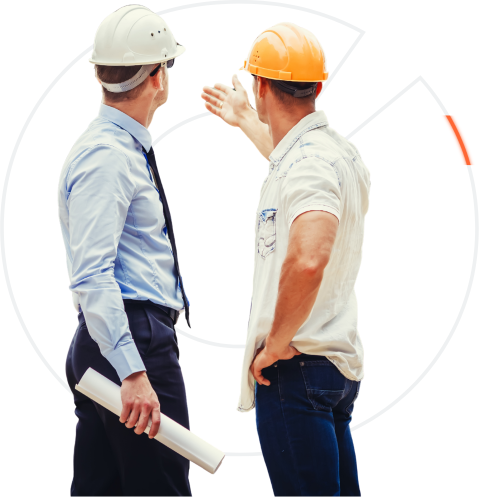
#> input picture video/digicraft-lancement/assets/img/photo_chantier.png, 958 x 994 px, given in place of skyline_dusk.jpg, which was not available (shown at 1/2 size)
$ python make50.py .. ../photo_femmes_ordi.png
#> lines starting #> are read from the running program, lines starting #| are printed output that depends on the picture; pictures that were not available may be replaced by others from this repository, and a replacement may not be noted
"""Fonds V7 : photos très floutées, adoucies et éclairées (esprit Base44), halo de marque et studio sombre."""
import sys
import numpy as np
from PIL import Image, ImageEnhance, ImageFilter
R, O = sys.argv[1], sys.argv[2]
W, H = 2304, 1296
yy, xx = np.mgrid[0:H, 0:W].astype(np.float32)


def cover(im, fy=0.5):
#> called with fy = 0.55
    r = max(W / im.width, H / im.height); im = im.resize((round(im.width * r), round(im.height * r)), Image.LANCZOS)
#> after `r = max(W / im.width, H / im.height)`: r = 2.41
    x = (im.width - W) // 2; y = int((im.height - H) * fy); return im.crop((x, y, x + W, y + H))
#> after `x = (im.width - W) // 2`: x = 0
#> after `y = int((im.height - H) * fy)`: y = 602


def blur(im, rad):
    # Flou large calculé en basse définition puis lissé : rendu crémeux sans artefacts.
#> called with rad = 60
    k = 4
    return im.resize((W // k, H // k), Image.LANCZOS).filter(ImageFilter.GaussianBlur(rad / k)).resize((W, H), Image.BICUBIC).filter(ImageFilter.GaussianBlur(3))


def radial(cx, cy, rx, ry):
    return np.clip(1 - np.sqrt(((xx - cx) / rx) ** 2 + ((yy - cy) / ry) ** 2), 0, 1) ** 2


def screen(a, col, m):
    c = np.array(col, np.float32)[None, None, :] / 255
    return 1 - (1 - a) * (1 - c * m[..., None])


def soft(name, fy=0.5, rad=60, lift=0.10, glow=(255, 255, 255), gm=0.35, sat=0.95, gy=0.45):
    im = cover(Image.open(f'{R}/{name}.jpg').convert('RGB'), fy)
    im = ImageEnhance.Color(blur(im, rad)).enhance(sat)
#> im: PIL image 2304x1296 RGB
    a = np.asarray(im, np.float32) / 255
    a = lift + a * (1 - lift)                                  # noirs relevés : fond moins présent
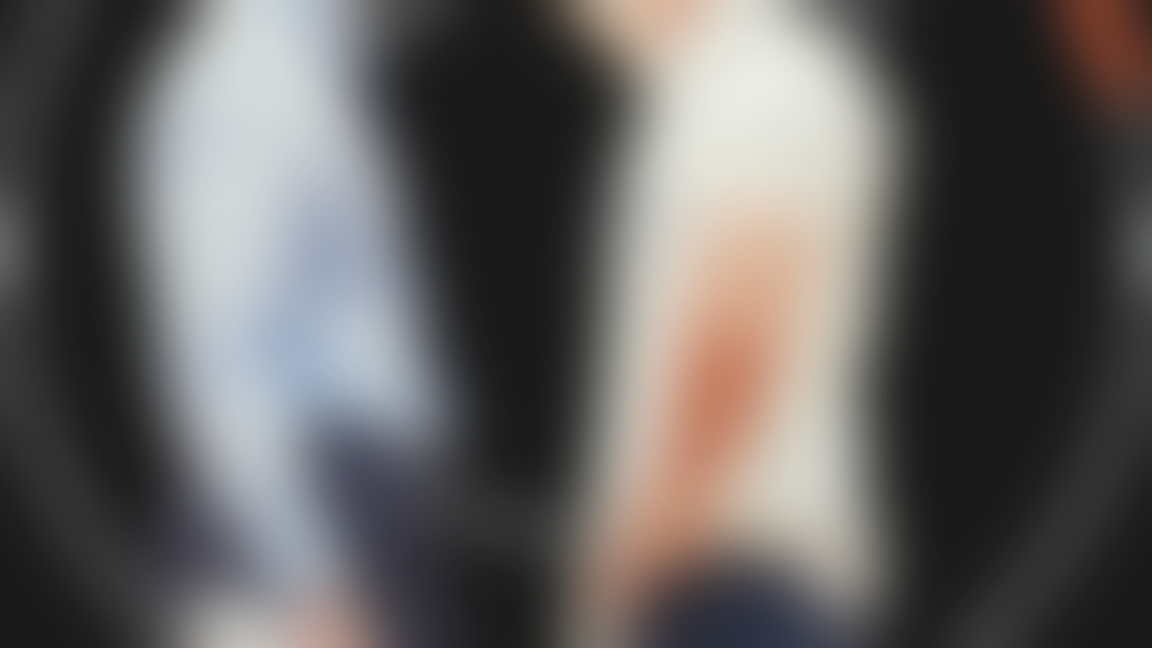
#> a: shape (1296, 2304, 3) float32 (shown at 1/2 size); mean R, G, B 0.393, 0.383, 0.378
    a = screen(a, glow, gm * radial(W / 2, H * gy, W * 0.62, H * 0.75))   # lumière douce derrière l'interface
    return Image.fromarray((np.clip(a, 0, 1) * 255).astype(np.uint8))
#> returned value: PIL image 2304x1296 RGB


def dither(a):
    rng = np.random.default_rng(7)
    return Image.fromarray(np.clip(a * 255 + rng.uniform(-0.6, 0.6, a.shape), 0, 255).astype(np.uint8))


def lerpc(stops, t):
    t = np.clip(t, 0, 1); out = np.zeros(t.shape + (3,), np.float32)
    for (t0, c0), (t1, c1) in zip(stops, stops[1:]):
        m = (t >= t0) & (t <= t1); u = ((t - t0) / (t1 - t0))[m][:, None]
        out[m] = np.array(c0) * (1 - u) + np.array(c1) * u
    return out / 255


def horizon():
    """Halo de marque façon « Just by thinking » : ciel marine et soleil bleu violet qui monte, sans bande dure."""
    a = lerpc([(0, (5, 14, 40)), (0.5, (20, 32, 96)), (1, (44, 50, 150))], yy / H)
    a = screen(a, (118, 96, 255), 0.85 * radial(W / 2, H * 0.95, W * 0.8, H * 0.78))
    a = screen(a, (110, 185, 255), 0.75 * radial(W / 2, H * 0.95, W * 0.48, H * 0.42))
    a = screen(a, (255, 255, 255), 0.92 * radial(W / 2, H * 0.96, W * 0.24, H * 0.2))
    im = Image.fromarray((np.clip(a, 0, 1) * 255).astype(np.uint8)).filter(ImageFilter.GaussianBlur(12))
    return dither(np.asarray(im, np.float32) / 255)


def studio():
    """Studio sombre façon keynote : marine profond, douche de lumière en haut, reflet au sol."""
    a = lerpc([(0, (8, 22, 48)), (0.55, (4, 12, 28)), (1, (2, 6, 16))], yy / H)
    a = screen(a, (70, 140, 210), 0.55 * radial(W / 2, -H * 0.05, W * 0.55, H * 0.85))
    a = screen(a, (110, 100, 240), 0.25 * radial(W * 0.5, H * 0.95, W * 0.5, H * 0.25))
    return dither(a)


if __name__ == '__main__':
    soft('skyline_dusk', 0.55, glow=(235, 242, 255), gm=0.4).save(f'{O}/soft_skyline.jpg', quality=92)
    soft('city_dusk', 0.5, lift=0.12, glow=(255, 236, 228), gm=0.42).save(f'{O}/soft_citydusk.jpg', quality=92)
#> call 2 of soft, with name = 'city_dusk', fy = 0.5, rad = 60, lift = 0.12, glow = (255, 236, 228), gm = 0.42, sat = 0.95, gy = 0.45
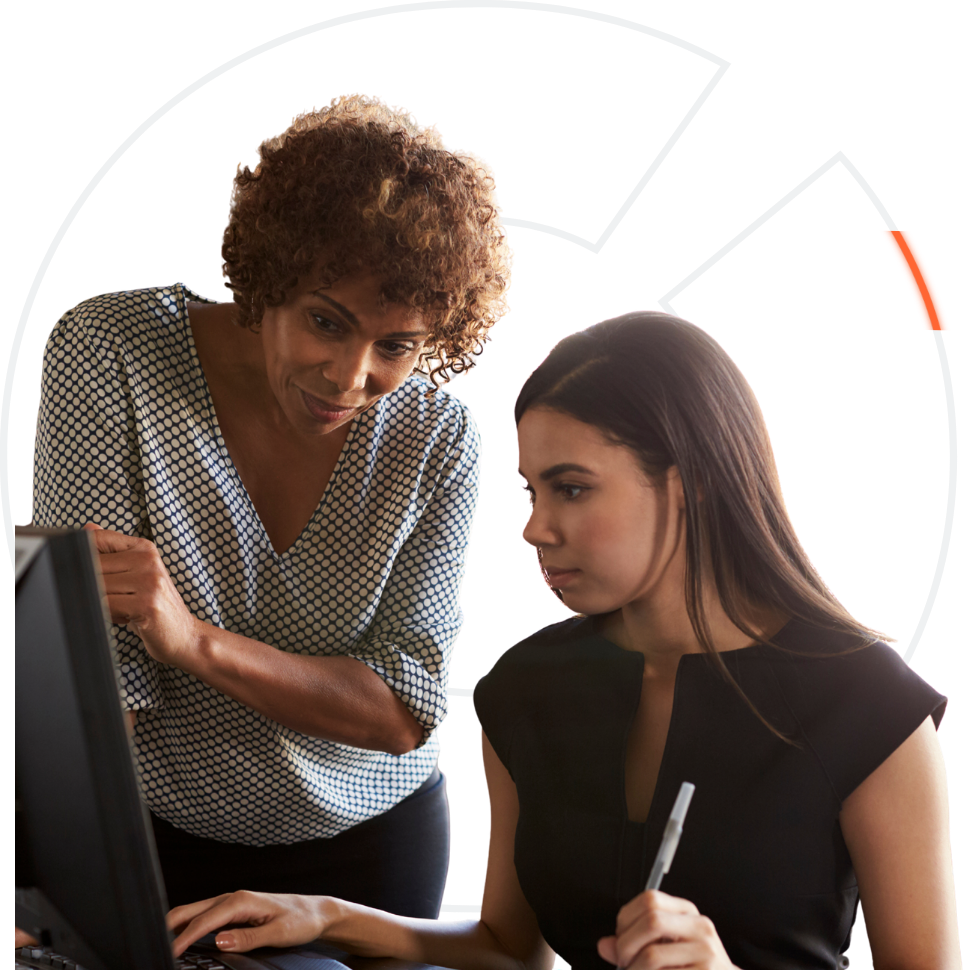
#> input picture video/digicraft-lancement/assets/img/photo_femmes_ordi.png, 963 x 970 px, given in place of city_dusk.jpg, which was not available
#> call 2 of cover, with fy = 0.5
#> in cover (call 2), `r = max(W / im.width, H / im.height)`: r = 2.39
#> in cover (call 2), `im = im.resize((round(im.width * r), round(im.height * r)), Image.LANC`:
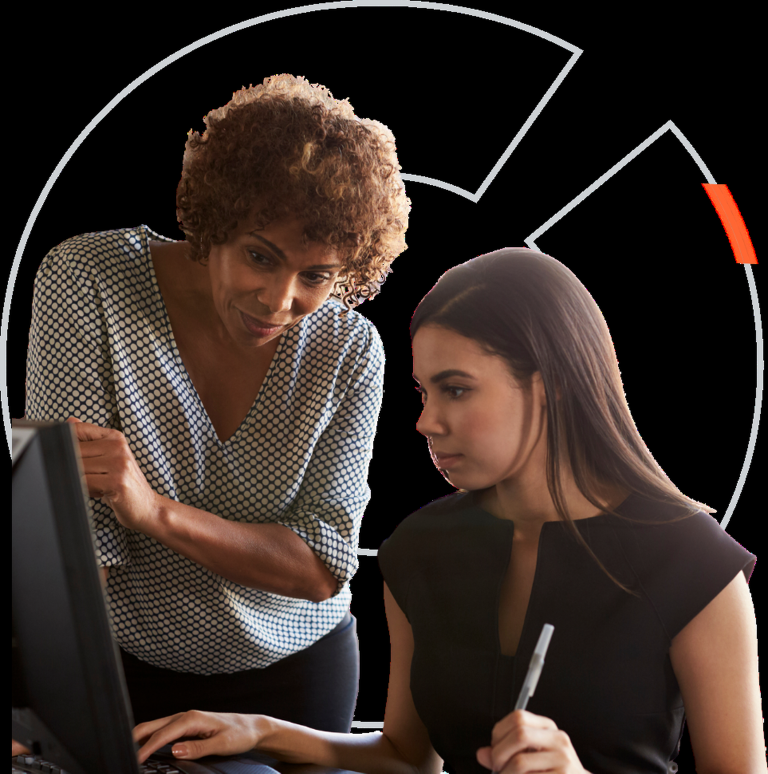
#> im: PIL image 2304x2321 RGB (shown at 1/3 size); mean R, G, B 56.9, 45.2, 39.8
#> in soft (call 2), `a = lift + a * (1 - lift)`:
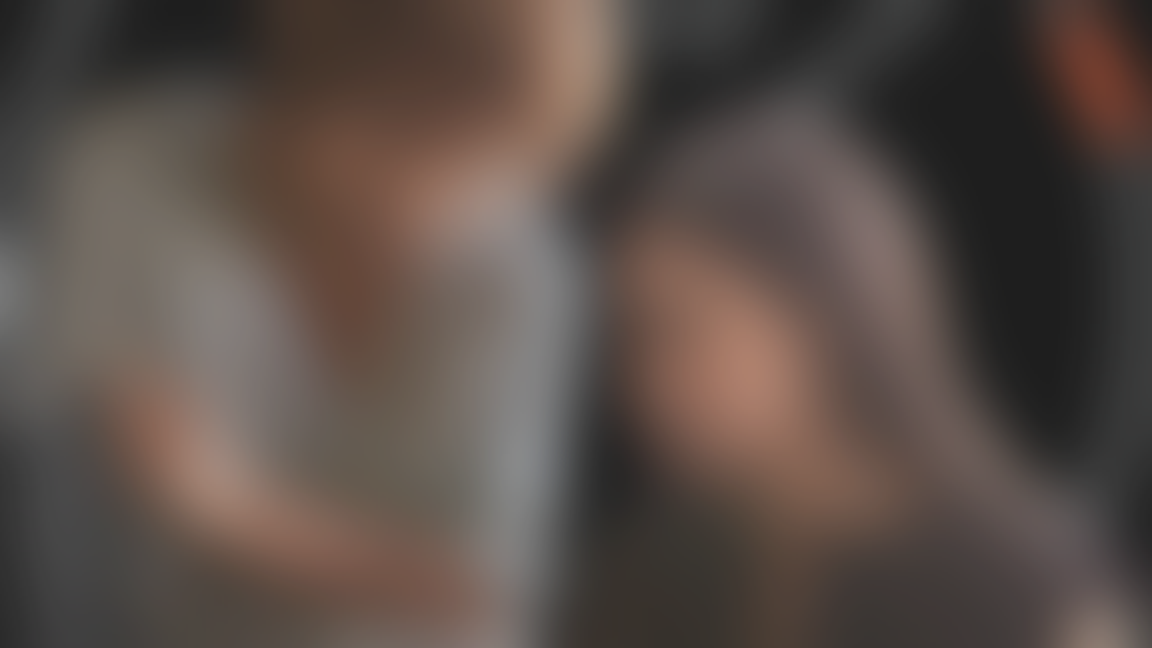
#> a: shape (1296, 2304, 3) float32 (shown at 1/2 size); mean R, G, B 0.353, 0.306, 0.283
    soft('city_night', 0.6, lift=0.08, glow=(200, 225, 255), gm=0.38).save(f'{O}/soft_citynight.jpg', quality=92)
#> call 3 of blur, with rad = 60
#> in blur (call 3), `return im.resize((W // k, H // k), Image.LANCZOS).filter(ImageFilter.G..`:
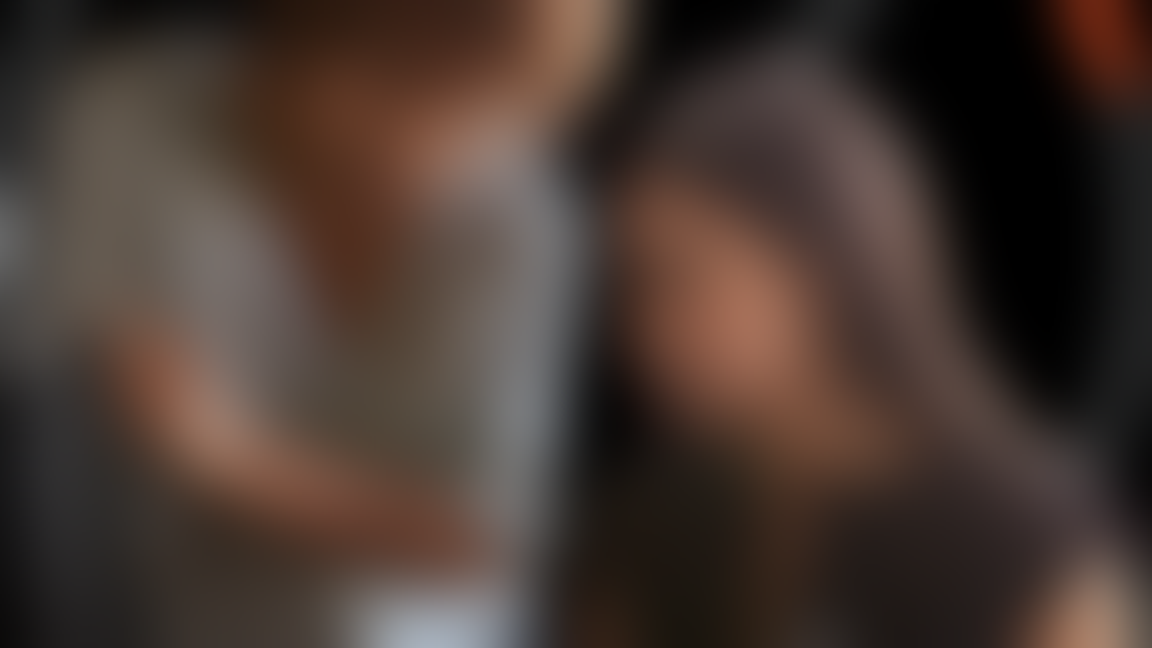
#> returned value: PIL image 2304x1296 RGB (shown at 1/2 size); mean R, G, B 70.7, 56.3, 49.6
#> call 3 of screen, with col = (200, 225, 255)
#> in screen (call 3), `c = np.array(col, np.float32)[None, None, :] / 255`: c = [[0.784, 0.882, 1]]
#> in screen (call 3), `return 1 - (1 - a) * (1 - c * m[..., None])`:
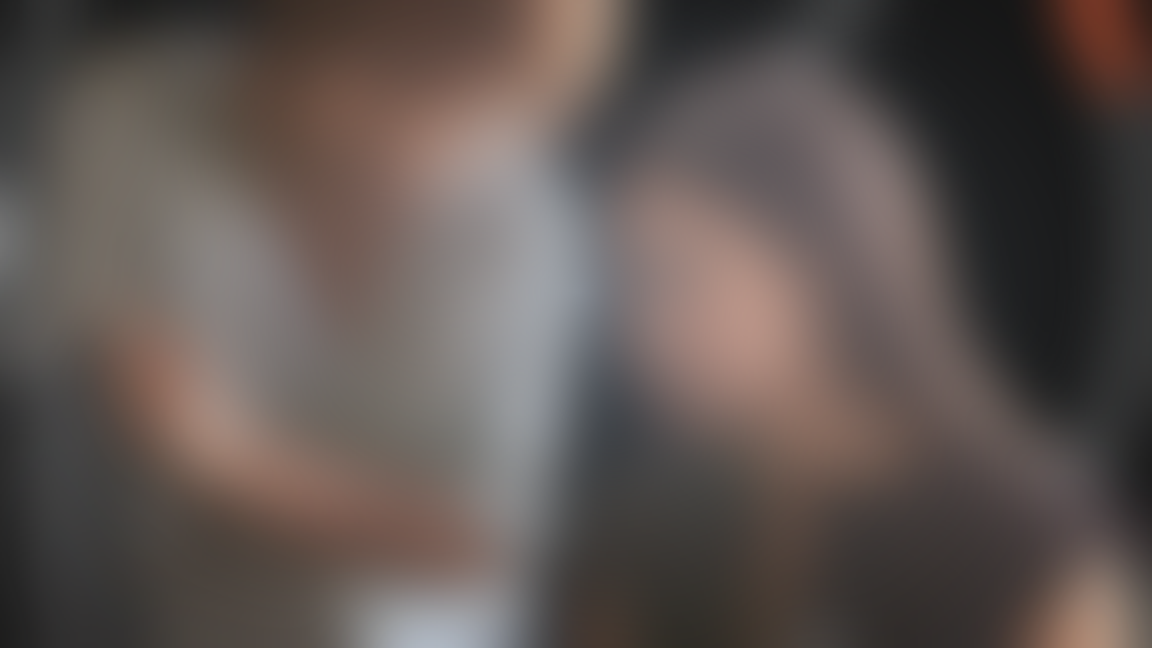
#> returned value: shape (1296, 2304, 3) float32 (shown at 1/2 size); mean of channels 0, 1, 2 0.375, 0.336, 0.322; drawn as R, G, B
    soft('boardroom', 0.5, rad=18, lift=0.04, gm=0.12, sat=1.0).save(f'{O}/dof_boardroom.jpg', quality=92)
#> (the run stopped early here; a loop or call above may not have finished)
